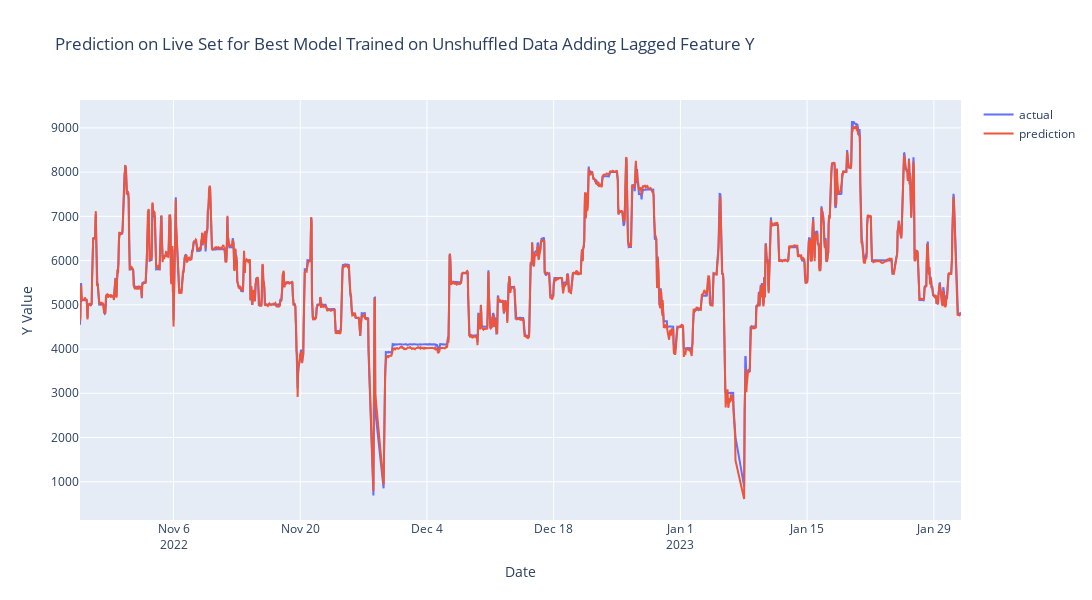

The notebook cell saved with this chart:
### Code cell
fig = go.Figure()
fig.add_trace(go.Scatter(x=live_X.index, y=live_y, mode='lines', name='actual'))
fig.add_trace(go.Scatter(x=live_X.index, y=live_y_pred, mode='lines', name='prediction'))
fig.update_layout(title='Prediction on Live Set for Best Model Trained on Unshuffled Data Adding Lagged Feature Y',
                xaxis_title='Date',
                yaxis_title='Y Value',
                width=1200,
                height=600)
# fig.write_html(cfg.shuffle_or_not.v2.unshuffle.live_plot)
fig.show()

### Figure 1 — Plotly figure (JSON) as saved in the notebook; plotly's stock layout.template omitted (floating-point values rounded to 4 significant figures; data arrays with more than 128 entries replaced by an {"elided": "..."} marker saying what was removed)
{"data": [{"mode": "lines", "name": "actual", "type": "scatter", "x": {"elided": "2282 str values"}, "y": {"elided": "2282 float values"}}, {"mode": "lines", "name": "prediction", "type": "scatter", "x": {"elided": "2282 str values"}, "y": {"elided": "2282 float values"}}], "layout": {"height": 600, "title": {"text": "Prediction on Live Set for Best Model Trained on Unshuffled Data Adding Lagged Feature Y"}, "width": 1200, "xaxis": {"title": {"text": "Date"}}, "yaxis": {"title": {"text": "Y Value"}}}}
